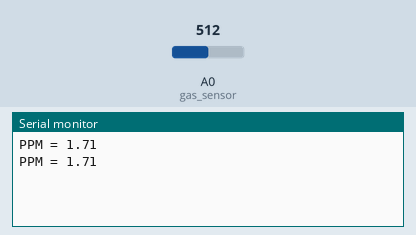
This sketch was run on a simulated Arduino Uno, built with avr-gcc and run on an emulated ATmega328P. On the bench: the last lines printed to the serial monitor. The inputs (shaded band) are chosen by the test bench; at power-on: A0 (gas_sensor) = 512.

Above: at 2.8 s.
2.9 s: A0 (gas_sensor) set to 1007
At 5.2 s:
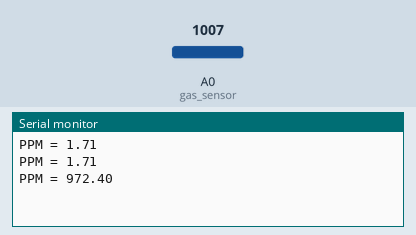
5.6 s: A0 (gas_sensor) set to 1023
At 7.0 s:
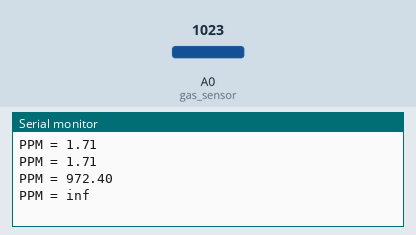

Measured:
- the behaviour switches between 1022 and 1023 on A0 (gas_sensor) (found by bisection; images 1 and 2)
- after the input at 2.9 s, the serial monitor: prints a new line after 1.1 s (image 1)
- after the input at 5.6 s, the serial monitor: prints a new line after 0.40 s (image 2)

The sketch:

MQ7_2.ino
```cpp
int gas_sensor = A0; //Sensor pin
float m = -0.6527; //Slope
float b = 1.30; //Y-Intercept
float R0 = 0.71; //Sensor Resistance in fresh air from previous code

void setup() {
  Serial.begin(9600); //Baud rate

  pinMode(gas_sensor, INPUT); //Set gas sensor as input
}

void loop() {

  float sensor_volt; //Define variable for sensor voltage
  float RS_gas; //Define variable for sensor resistance
  float ratio; //Define variable for ratio
  int sensorValue = analogRead(gas_sensor); //Read analog values of sensor

  sensor_volt = sensorValue*(4.0/1023.0); //Convert analog values to voltage
  RS_gas = ((4.0*10.0)/sensor_volt)-10.0; //Get value of RS in a gas
  ratio = RS_gas/R0;  // Get ratio RS_gas/RS_air
  double ppm_log = (log10(ratio)-b)/m; //Get ppm value in linear scale according to the the ratio value
  double ppm = pow(10, ppm_log); //Convert ppm value to log scale
  Serial.print("PPM = ");
  Serial.println(ppm);
  delay(2000);
}
```
